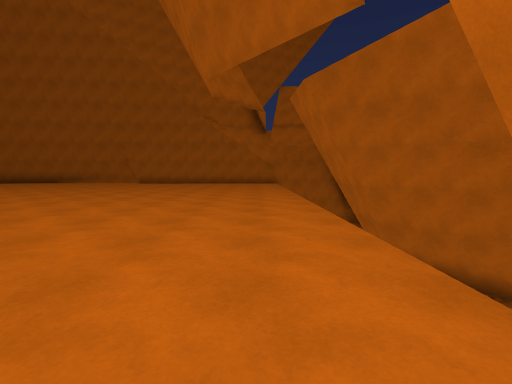
view 1 (above)

17 first-person views from a walk through a Unity game level. The camera is 1.2 m above the floor, tilts 4° down and sees 85° across. The floor is counted in squares, 2 m on a side. Each view is taken from the middle of a square. On the plan, view 1 faces up. The plan holds only what a view shows up to about 9 squares ahead; the rest is blank. The place goes on beyond the plan.

view 2
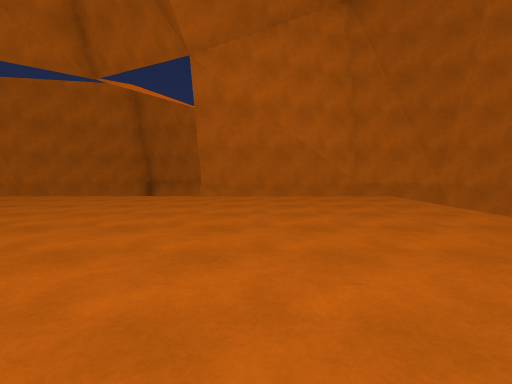

view 3
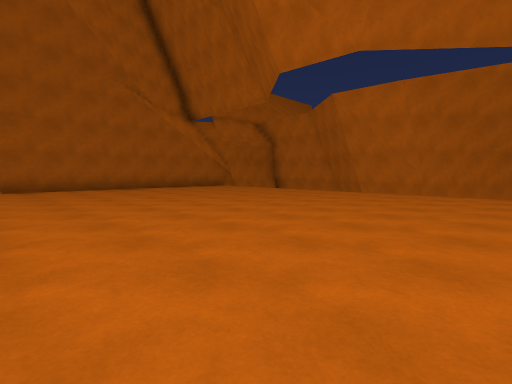

view 4
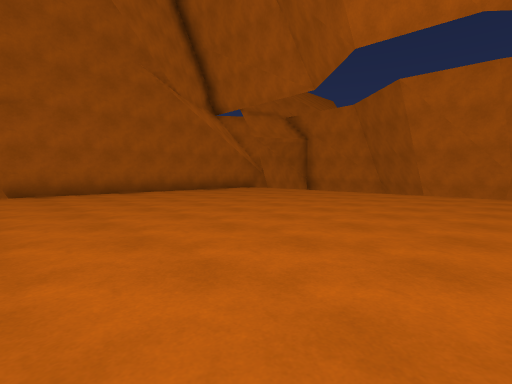

view 5
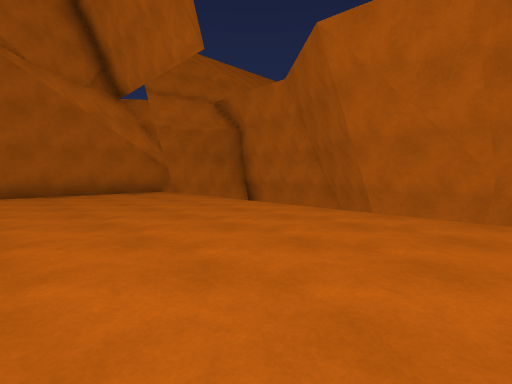

view 6
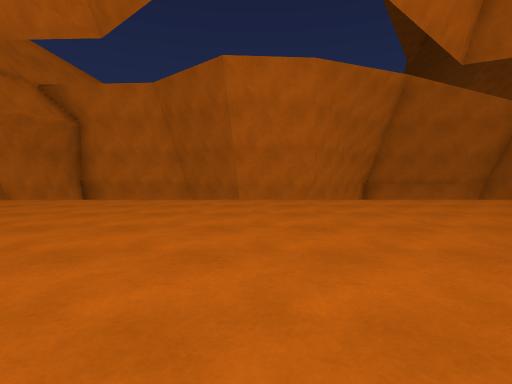

view 7
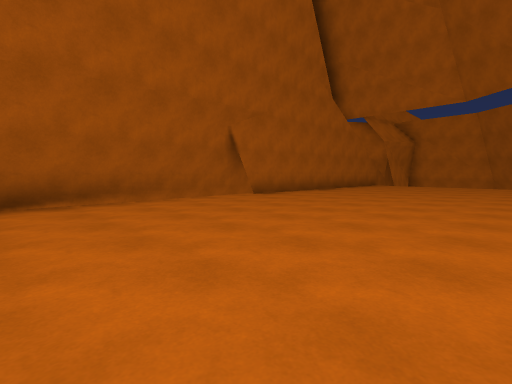

view 8
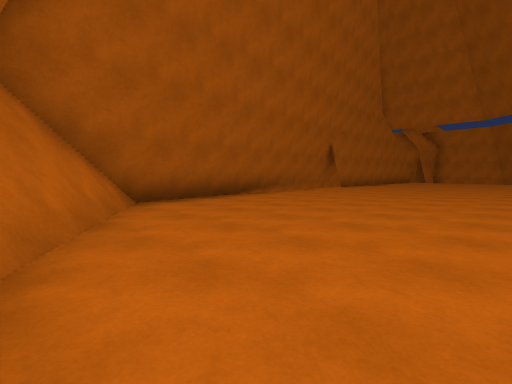

view 9
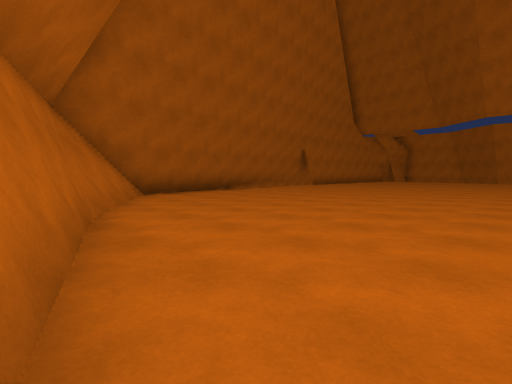

view 10
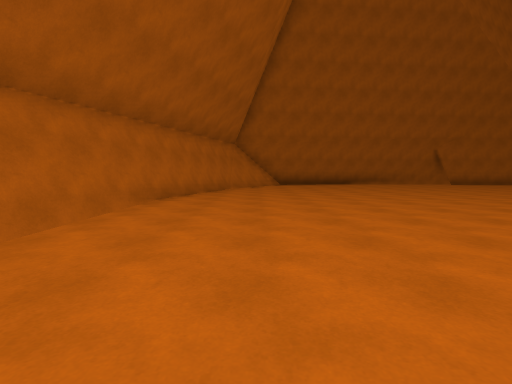

view 11
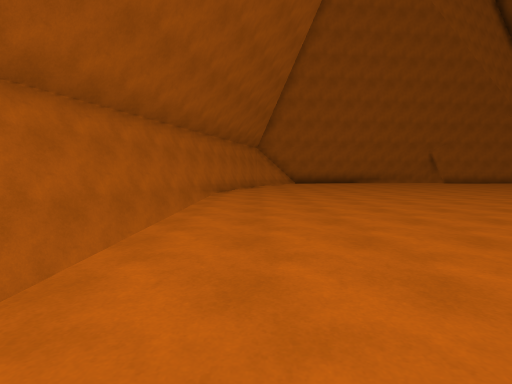

view 12
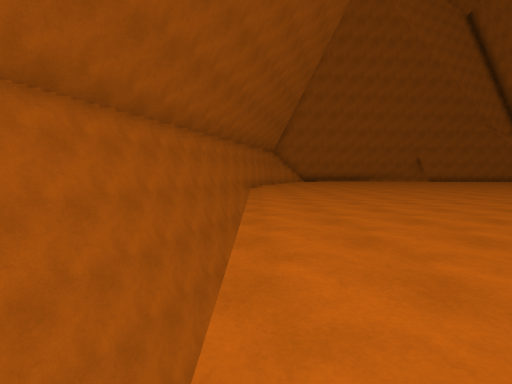

view 13
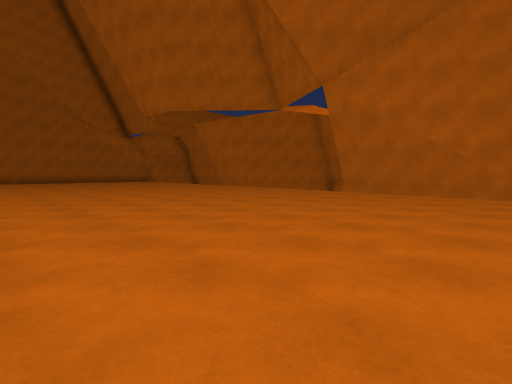

view 14
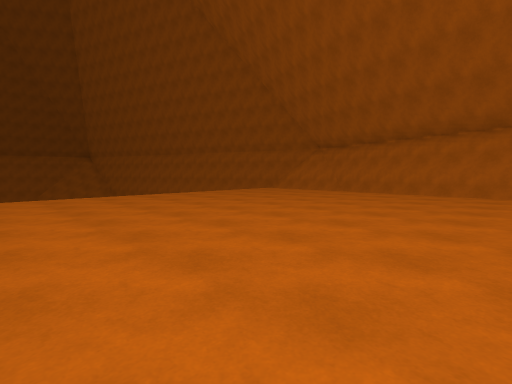

view 15
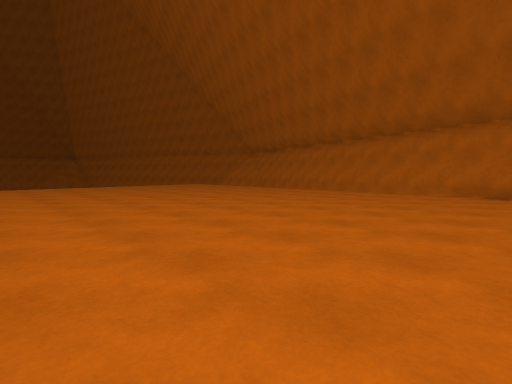

view 16
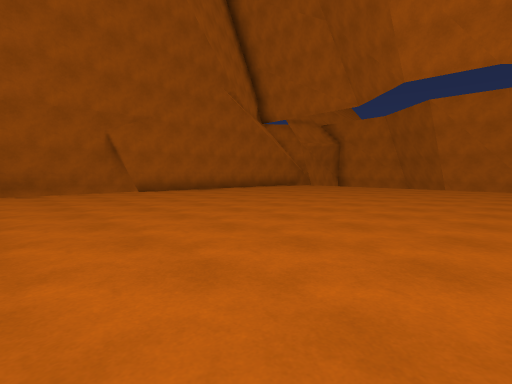

view 17
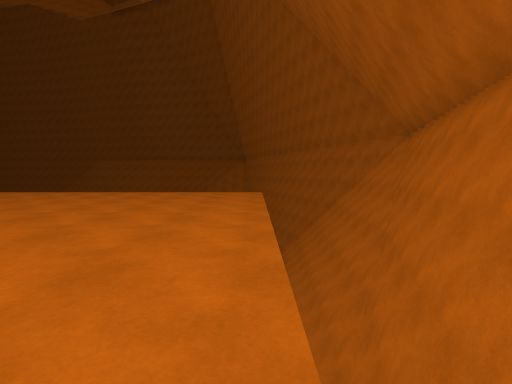

### Floor plan
Key: @ floor where view 1 was taken; # wall or solid block; . floor; = window, fence, low wall or low ledge; ^ raised ledge; v drop or lower ground.
Columns run from 21 left of view 1 to 4 right of it. Each row starts with its distance up from view 1.
 16      ##################
 15      #................####
 14     ##.................  ^
 13     #..................  ^
 12    ##..................  ^
 11    #................... ^=
 10    #................... ^v
  9   ##...................^=v
  8   #....................^#v
  7   #.................... #v
  6   #.........  .........  ^
  5  ##.........  .........
  4  #v.........  .........
  3  #v.........  .........
  2 ##v.........  .........###
  1 #vv.........  .........#vv
  0 #vv.........  .......@.=
 -1 #vv.........  .........=
 -2 vvv.........  .........#
 -3 vvv.........  .........#
 -4 vvv                   #v
 -5                       #v
 -6                       #

Positions as (right, up) in squares from view 1, and headings:
1: (0, 0), facing up
2: (-6, 0), facing right
3: (-7, 5), facing up-right
4: (-7, 7), facing up-right
5: (-3, 7), facing up-right
6: (-5, 9), facing right
7: (-12, 10), facing up-right
8: (-17, 10), facing up-right
9: (-18, 8), facing up-right
10: (-16, 2), facing up
11: (-17, 0), facing up
12: (-18, -3), facing up
13: (-7, -3), facing up-right
14: (-10, 4), facing down-left
15: (-10, 9), facing down-left
16: (-10, 7), facing up-right
17: (-18, 5), facing down
